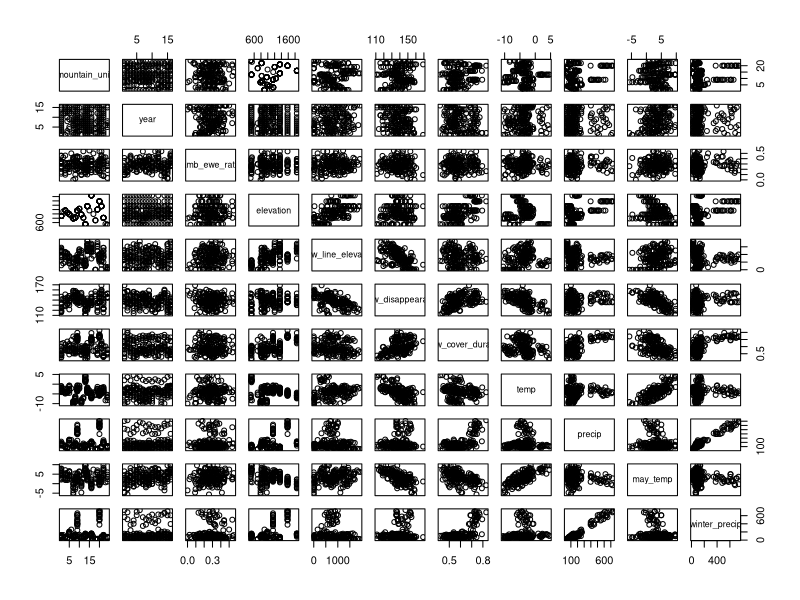

R code for this plot:

require(lubridate)
require(tidyverse)

# Load your datasets
lamb_ewe <- read_csv("../Data/Raw/lamb_ewe_ratios_by_mountainunit.csv")

#Change year to date class
lamb_ewe$year<-as.factor(lamb_ewe$year)

#Wrangle Dataset - Take out surveys, sheep density, distance, longitude + latitude 
lamb_ewe_wrangle<- lamb_ewe %>%
  drop_na (snow_line_elevation) %>%
  select(mountain_unit, year, lamb_ewe_ratio, elevation, snow_line_elevation, 
         snow_disappearance, snow_cover_duration, temp, precip, may_temp, winter_precip) 

#Plot dataset
plot(lamb_ewe_wrangle)

#Models

lamb_lm <- lm(data = lamb_ewe_wrangle, lamb_ewe_ratio ~ year + elevation + snow_line_elevation + 
              snow_disappearance + snow_cover_duration + temp + precip + may_temp + winter_precip)

summary(lamb_lm)
#Choose model by AIC in a Stepwise Algorithm
step(lamb_lm)


new_lamb_lm<-lm(formula = lamb_ewe_ratio ~ year + precip, data = lamb_ewe_wrangle)

summary(new_lamb_lm)

#Backwards stepwise regression

#Take out snow cover duration
lamb_lm1<- lm(data = lamb_ewe_wrangle, lamb_ewe_ratio ~ year + elevation + snow_line_elevation + 
                snow_disappearance + temp + precip + may_temp + winter_precip)

summary(lamb_lm1)

#Take out elevation
lamb_lm2<- lm(data = lamb_ewe_wrangle, lamb_ewe_ratio ~ year + snow_line_elevation + 
                snow_disappearance + temp + precip + may_temp + winter_precip)

summary(lamb_lm2)

#Take out snow line elevation
lamb_lm3<- lm(data = lamb_ewe_wrangle, lamb_ewe_ratio ~ year + 
                snow_disappearance + temp + precip + may_temp + winter_precip)

summary(lamb_lm3)

#Take out snow disappearance
lamb_lm4<- lm(data = lamb_ewe_wrangle, lamb_ewe_ratio ~ year + temp + precip + may_temp + winter_precip)

summary(lamb_lm4)

#Take out may temperature
lamb_lm5<- lm(data = lamb_ewe_wrangle, lamb_ewe_ratio ~ year + temp + precip + winter_precip)

summary(lamb_lm5)

#Take out temperature
lamb_lm6<- lm(data = lamb_ewe_wrangle, lamb_ewe_ratio ~ year + precip + winter_precip)

summary(lamb_lm6)

#Take out winter precipitation
lamb_lm7<- lm(data = lamb_ewe_wrangle, lamb_ewe_ratio ~ year + precip)

summary(lamb_lm7)

AIC(lamb_lm, lamb_lm7)


#Scatterplots, lamb_ewe versus precipitation

#Scatterplots, lamb_ewe versus year



